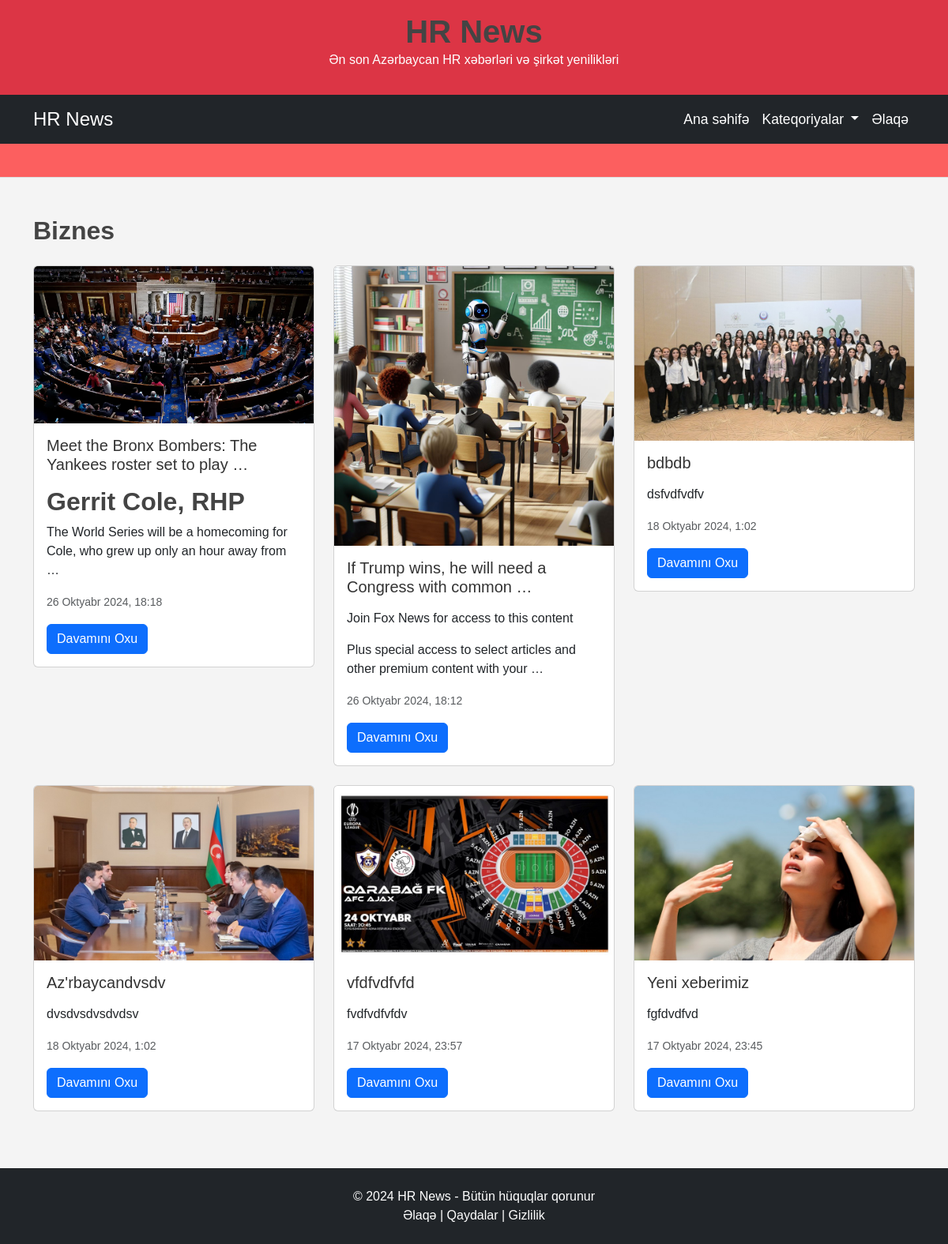
Screenshot of /category/biznes with the database file from the repository.
### homepage/models.py (models this page shows, shortened)
class Category(models.Model):
    name = models.CharField(max_length=150)
    slug = models.SlugField(null=False,blank=True,unique=True,db_index=True,editable=False)

class Xeber(models.Model):
    basliq=models.CharField(max_length=255)
    text=RichTextField()
    image=models.ImageField(upload_to="xeber", max_length=255)
    category=models.CharField(max_length=255)
    ana_sayfa=models.BooleanField(default=False)
    slug = models.SlugField(null=False, blank=True, unique=True, db_index=True, editable=False)
    xeber_data = models.DateTimeField(auto_now_add=True)
    category = models.ForeignKey(Category,default=1,on_delete=models.CASCADE)

### homepage/views.py (the view)
# urls.py: path("category/<slug:slug>", views.category_detali, name="category_detali")
def category_detali(request, slug):
    selected_category = get_object_or_404(Category, slug=slug)
    context = {
        "xebers": Xeber.objects.filter(category__slug=slug).order_by('-xeber_data'),
        "categories": Category.objects.all(),
        "selected_category": selected_category
    }
    return render(request, "hr.html", context)

### templates/hr.html
{% extends 'base.html' %}
{% block content %}
{% load static %}
    <main class="container my-5">
        <section id="most-read" class="my-5">
            <h2 class="mb-4">{{ selected_category.name|title }}</h2>
            <div class="row">
                {% for xeber in xebers %}
                     {% include "hisse/_xeber.html" %}
                {% endfor %}
            </div>
        </section>
    </main>
{% endblock %}

### templates/hisse/_xeber.html
{% load static %}
<div class="col-md-4">
    <div class="card mb-4">
        <a href="{% url 'xeber_detail' xeber.slug %}">
            <img src="{{ xeber.image.url }}" class="card-img-top" alt="Xəbər Şəkli">
        </a>
        <div class="card-body">
            <h5 class="overlay-title">{{ xeber.basliq|truncatewords:10 }}</h5>
            <p class="card-text">{{ xeber.text|safe|truncatewords:20 }}</p>
            <p class="card-text"><small class="text-muted">{{ xeber.xeber_data }}</small></p>
            <a href="{% url 'xeber_detail' xeber.slug %}" class="btn btn-primary">Davamını Oxu</a>
        </div>
    </div>
</div>

### homepage/static/css/style.css (style rules this page uses)
body { font-family: 'Arial', sans-serif; background-color: #f4f4f4; margin: 0; padding: 0; color: #333; }
h1, h2, h3, h4, h5, h6 { position: relative; font-family: 'Helvetica', sans-serif; font-weight: 600; color: #444; }
.overlay-title { font-size: 1.25rem; font-weight: normal; color: #333; }
a { color: #0056b3; text-decoration: none; }

### rows the page displays
Category: name "Biznes"
Xeber: image (picture), basliq "Meet the Bronx Bombers: The Yankees roster set to play …", text "Gerrit Cole, RHP The World Series will be a homecoming for Cole, who grew up only an hour away from …", xeber_data "26 Oktyabr 2024, 18:18"
Xeber: image (picture), basliq "If Trump wins, he will need a Congress with common …", text "Join Fox News for access to this content Plus special access to select articles and other premium content with your …", xeber_data "26 Oktyabr 2024, 18:12"
Xeber: image (picture), basliq "bdbdb", text "dsfvdfvdfv", xeber_data "18 Oktyabr 2024, 1:02"
Xeber: image (picture), basliq "Az'rbaycandvsdv", text "dvsdvsdvsdvdsv", xeber_data "18 Oktyabr 2024, 1:02"
Xeber: image (picture), basliq "vfdfvdfvfd", text "fvdfvdfvfdv", xeber_data "17 Oktyabr 2024, 23:57"
Xeber: image (picture), basliq "Yeni xeberimiz", text "fgfdvdfvd", xeber_data "17 Oktyabr 2024, 23:45"
